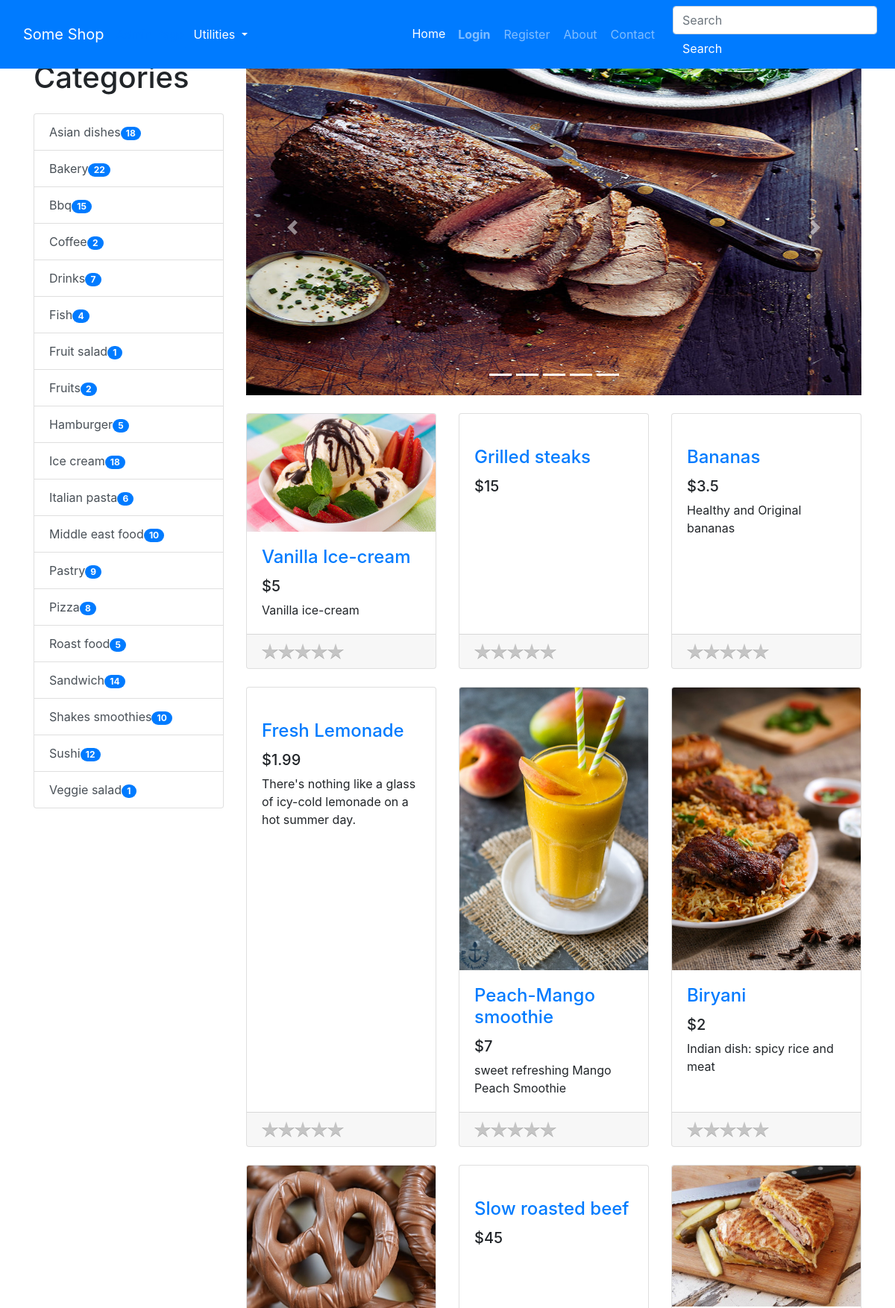
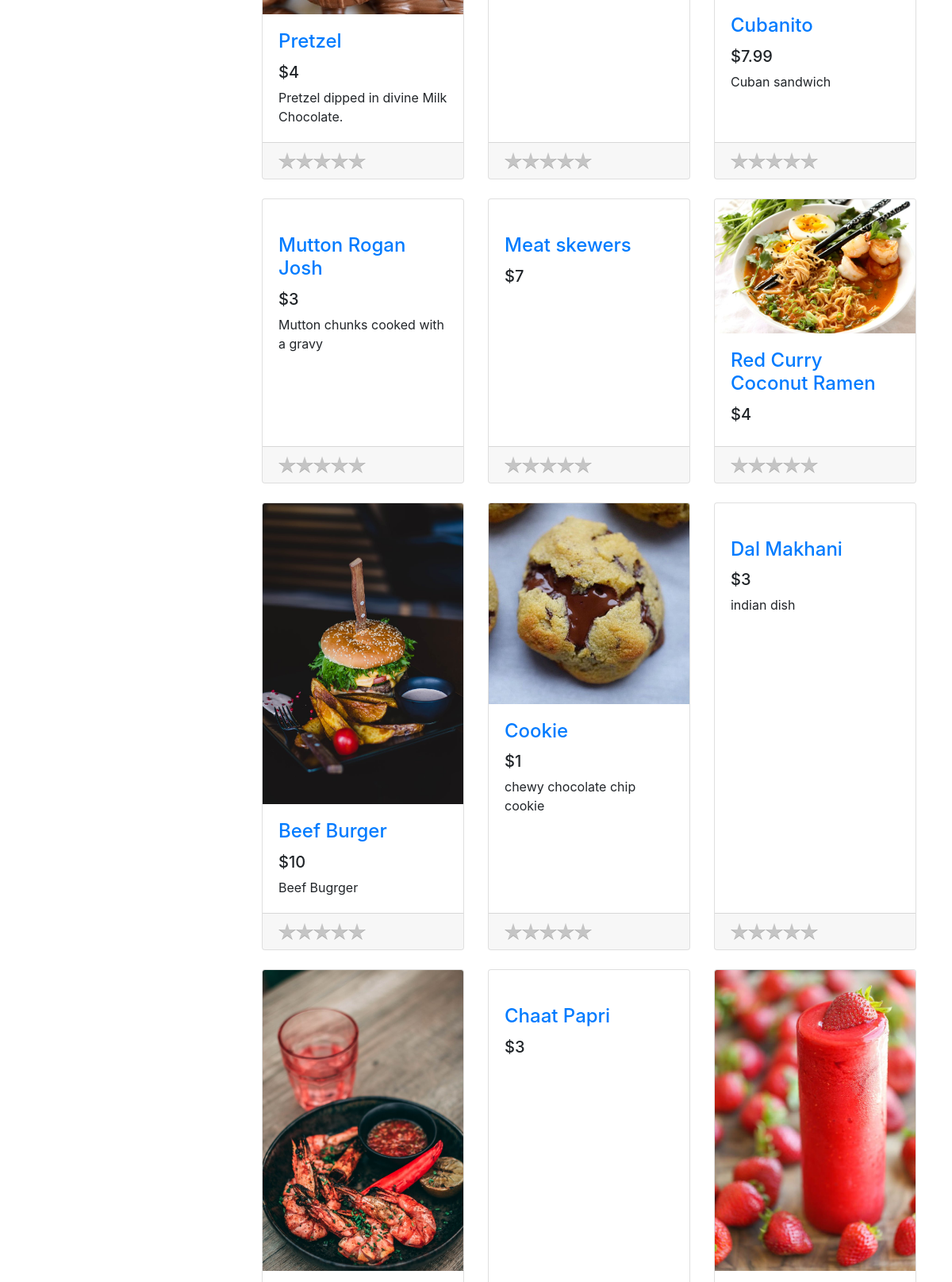
The page / (upper part) on the database its author committed (2 pictures, top to bottom).
### tables this page shows
CREATE TABLE PRODUCT (ID VARCHAR, NAME VARCHAR, PRICE INTEGER, DESCRIPTION TEXT, IMAGE TEXT, TAGS TEXT, SCORE REAL);

### app.py (the view)
@app.route("/")
def home():
    products = get_all_products()
    sorted_products = products.copy()
    random.shuffle(products)
    if session.get("user_id"):
        user_id = session.get("user_id")
        ratings = [ get_rating_by_both(user_id, p.id) for p in products ]
    else:
        ratings = [None] * len(products)
    tags = get_product_tags()
    return render_template("index.html",
                            products=products,
                            ratings=ratings,
                            tags=tags,
                            chosen_products=sorted_products[:5],
                            os=os,
                            len=len,
                            range=range,
                            enumerate=enumerate,
                            zip=zip,
                            remove_starting_digits=remove_starting_digits)

### common/database.py (called while the page is built)
    @classmethod
    def get_all_products(cls, formalize=True):
        cursor = cls.DATABASE.execute("SELECT * FROM PRODUCT ORDER BY SCORE DESC")
        returned_data = cursor.fetchall()
        if not returned_data:
            return None
        if not formalize:
            return returned_data
        data = []
        for item in returned_data:
            d = {}
            for i, field in enumerate(cls.PRODUCT_FIELDS):
                d[field.lower()] = item[i]
            data.append(d)
        return data

    @classmethod
    def get_products_by_tag(cls, tag):
        cursor = cls.DATABASE.execute("SELECT * FROM PRODUCT WHERE TAGS LIKE ? ORDER BY SCORE DESC", (f"%{tag}%",))
        returned_data = cursor.fetchall()
        if not returned_data:
            return None
        data = []
        for item in returned_data:
            d = {}
            for i, field in enumerate(cls.PRODUCT_FIELDS):
                d[field.lower()] = item[i]
            data.append(d)
        return data

    @classmethod
    def get_product_tags(cls):
        data = cls.get_all_products()
        return sorted({ d['tags'] for d in data })

### common/utils.py (called while the page is built)
def remove_starting_digits(string):
    return string.lstrip(digits)

### models/products/product.py (called while the page is built)
def get_all_products(formalize=True):
    products = Database.get_all_products(formalize=formalize)
    if not formalize:
        return products
    return [ Product(**product) for product in products ]

def get_product_tags():
    data = {}
    tags = Database.get_product_tags()
    for tag in tags:
        count = len(Database.get_products_by_tag(tag))
        data[tag] = count
    return data

### templates/index.html (shortened to what this page needs)
{% extends "base.html" %}
{% block content %}
<div class="container">
    <div class="row">
        <div class="col-lg-3">
            <h1 class="my-4">
                {% if category %}
                {{category.replace("_", " ").capitalize()}}
                {% else %}
                Categories
                {% endif %}
            </h1>
            <div class="list-group" id="list-tab" role="tablist">
                {% for tag, count in tags.items() %}
                {% if category == tag %}
                <a class="list-group-item list-group-item-action active" href="{{url_for('categories', category=tag)}}"
                    aria-controls="home">{{tag.replace("_", " ").capitalize()}}<span class="badge badge-secondary badge-pill">  {{count}}</span></a>
                {% else %}
                <a class="list-group-item list-group-item-action" href="{{url_for('categories', category=tag)}}"
                    aria-controls="home">{{tag.replace("_", " ").capitalize()}}<span class="badge badge-primary badge-pill">  {{count}}</span></a>
                {% endif %}
                {% endfor %}
            </div>
        </div>
        <div class="col-lg-9">
            <div id="carouselExampleIndicators" class="carousel slide my-4" data-ride="carousel">
                <ol class="carousel-indicators">
                    {% for i in range(len(chosen_products)) %}
                    <li data-target="#carouselExampleIndicators" data-slide-to="{{i}}" class="active"></li>
                    {% endfor %}
                </ol>
                <div class="carousel-inner" role="listbox">
                    {% for i, product in enumerate(chosen_products) %}
                        {% if i == 0 %}
                        <div class="carousel-item active">
                        {% else %}
                        <div class="carousel-item">
                            {% endif %}
                            <a href="{{url_for('product.product', product_id=product.id)}}">
                                <img class="d-block img-fluid carousel-img"
                                    src="{{url_for('static', filename='img/products/{}'.format(os.path.basename(product.image)))}}"
                                    alt="slide">
                            </a>
                        </div>
                        {% endfor %}
                    </div>
                    <a class="carousel-control-prev" href="#carouselExampleIndicators" role="button" data-slide="prev">
                        <span class="carousel-control-prev-icon" aria-hidden="true"></span>
                    </a>
                    <a class="carousel-control-next" href="#carouselExampleIndicators" role="button" data-slide="next">
                        <span class="carousel-control-next-icon" aria-hidden="true"></span>
                    </a>
                </div>
                <div class="row">
                    {% for product in products %}
                    <div class="col-lg-4 col-md-6 mb-4">
                        <div class="card h-100">
                            <a href="{{url_for('product.product', product_id=product.id)}}"><img class="card-img-top"
                                    src="{{url_for('static', filename='img/products/{}'.format(os.path.basename(product.image)))}}"
                                    alt=""></a>
                            <div class="card-body">
                                <h4 class="card-title">
                                    <a href="{{url_for('product.product', product_id=product.id)}}">{{product.name}}</a>
                                </h4>
                                <h5>${{product.price}}</h5>
                                <p class="card-text">{{product.description}}</p>
                            </div>
                            <div class="card-footer">
                                <div class="text-align"><span class="product_star_rating" id="{{remove_starting_digits(product.id)}}"></span></div>
                            </div>
                        </div>
                    </div>
                    {% else %}
                    <br>
                    <br>
                    <h4>Not products available.</h4>
                    {% endfor %}
                </div>
            </div>
        </div>
    </div>
    {% endblock content %}

### templates/base.html (shortened to what this page needs)
<!doctype html>
<html>
<head>
    <link rel="stylesheet" href="{{url_for('static', filename='css/shop-homepage.css')}}">
    <link rel="stylesheet" href="{{url_for('static', filename='css/bootstrap.min.css')}}">
</head>
<body>
    <nav class="navbar navbar-expand-lg navbar-dark bg-primary fixed-top">
        <div class="container">
            <a class="navbar-brand" href="#">Some Shop</a>
            <a class="nav-item" href="{{url_for('user.admin')}}">Admin Page</a>
            <div class="dropdown">
                <button class="btn btn-primary dropdown-toggle" type="button" id="dropdownMenu2" data-toggle="dropdown"
                    aria-haspopup="true" aria-expanded="false">
                    Utilities
                </button>
            </div>
            <div class="collapse navbar-collapse" id="navbarResponsive">
                <ul class="navbar-nav ml-auto">
                    <li class="nav-item active">
                        <a class="nav-link" href="{{url_for('home')}}">Home
                        </a>
                    </li>
                    {% if not session['email'] %}
                    <li class="nav-item">
                        <a class="nav-link btn font-weight-bold" href="{{url_for('user.login')}}">Login</a>
                    </li>
                    <li class="nav-item">
                        <a class="nav-link btn" href="{{url_for('user.register')}}">Register</a>
                    </li>
                    {% else %}
                    <li class="nav-item">
                        <a class="nav-link btn" href="{{url_for('user.logout')}}">Logout</a>
                    </li>
                    {% endif %}
                    <li class="nav-item">
                        <a class="nav-link btn" href="#">About</a>
                    </li>
                    <li class="nav-item">
                        <a class="nav-link btn" href="#">Contact</a>
                    </li>
                </ul>
            </div>
        </div>
        <form class="form-inline" method="GET" action="{{url_for('search')}}">
            <input class="form-control mr-sm-2" type="search" name="q" id="q" placeholder="Search" aria-label="Search">
            <button class="btn btn-primary my-2 my-sm-0" type="submit">Search</button>
        </form>
    </nav>
    {% block content %}
    {% endblock content %}
</body>
</html>

### static/css/shop-homepage.css (style rules this page uses)
body { padding-top: 56px; }

### rows shown on the page
PRODUCT: replace "Asian dishes", count "18"
PRODUCT: replace "Bakery", count "22"
PRODUCT: replace "Bbq", count "15"
PRODUCT: replace "Coffee", count "2"
PRODUCT: replace "Drinks", count "7"
PRODUCT: replace "Fish", count "4"
PRODUCT: replace "Fruit salad", count "1"
PRODUCT: replace "Fruits", count "2", name "Bananas", price "3.5", description "Healthy and Original bananas"
PRODUCT: replace "Hamburger", count "5"
PRODUCT: replace "Ice cream", count "18"
PRODUCT: replace "Italian pasta", count "6"
PRODUCT: replace "Middle east food", count "10"
PRODUCT: replace "Pastry", count "9"
PRODUCT: replace "Pizza", count "8"
PRODUCT: replace "Roast food", count "5", IMAGE (picture)
PRODUCT: replace "Sandwich", count "14"
PRODUCT: replace "Shakes smoothies", count "10"
PRODUCT: replace "Sushi", count "12"
PRODUCT: replace "Veggie salad", count "1"
PRODUCT: IMAGE (picture), name "Vanilla Ice-cream", price "5", description "Vanilla ice-cream"
PRODUCT: name "Grilled steaks", price "15"
PRODUCT: name "Fresh Lemonade", price "1.99", description "There's nothing like a glass of icy-cold lemonade on a hot summer day."
PRODUCT: IMAGE (picture), name "Peach-Mango smoothie", price "7", description "sweet refreshing Mango Peach Smoothie"
PRODUCT: IMAGE (picture), name "Biryani", price "2", description "Indian dish: spicy rice and meat"
PRODUCT: IMAGE (picture), name "Pretzel", price "4", description "Pretzel dipped in divine Milk Chocolate."
PRODUCT: name "Slow roasted beef", price "45"
PRODUCT: IMAGE (picture), name "Cubanito", price "7.99", description "Cuban sandwich"
PRODUCT: name "Mutton Rogan Josh", price "3", description "Mutton chunks cooked with a gravy"
PRODUCT: name "Meat skewers", price "7"
PRODUCT: IMAGE (picture), name "Red Curry Coconut Ramen", price "4"
PRODUCT: IMAGE (picture), name "Beef Burger", price "10", description "Beef Bugrger"
PRODUCT: IMAGE (picture), name "Cookie", price "1", description "chewy chocolate chip cookie"
PRODUCT: name "Dal Makhani", price "3", description "indian dish"
PRODUCT: IMAGE (picture)
PRODUCT: name "Chaat Papri", price "3"
PRODUCT: IMAGE (picture)
